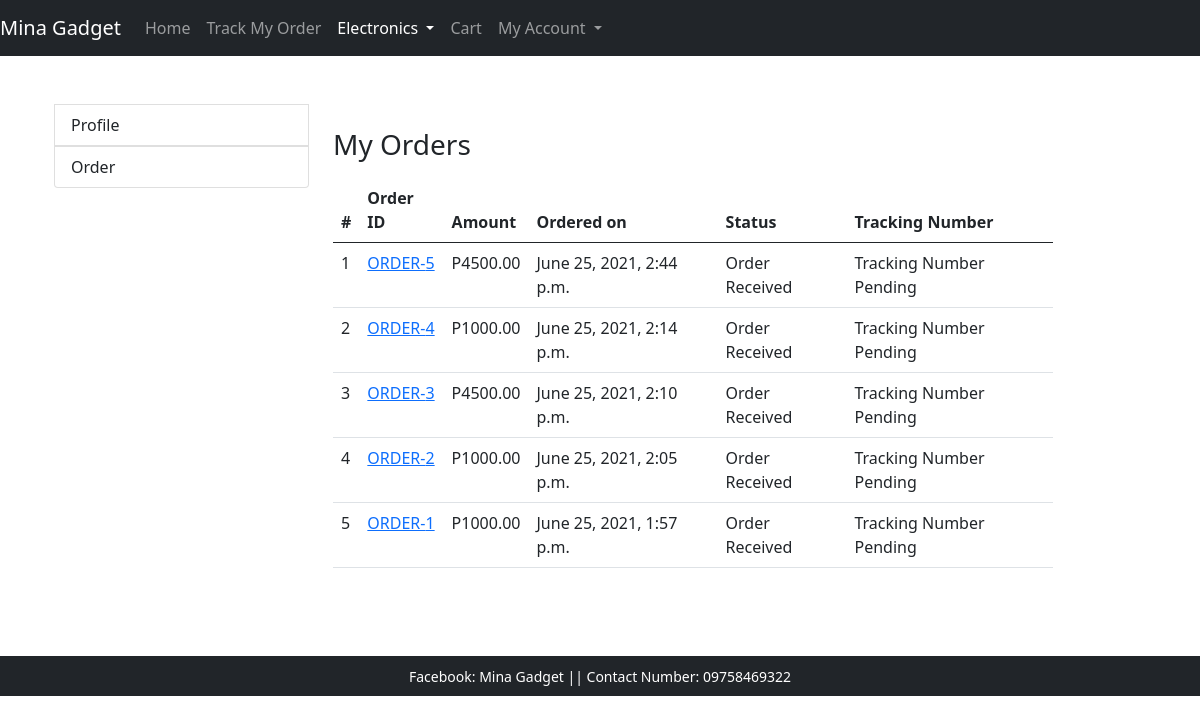
/order/ (signed in), run on an earlier commit of the app's database.
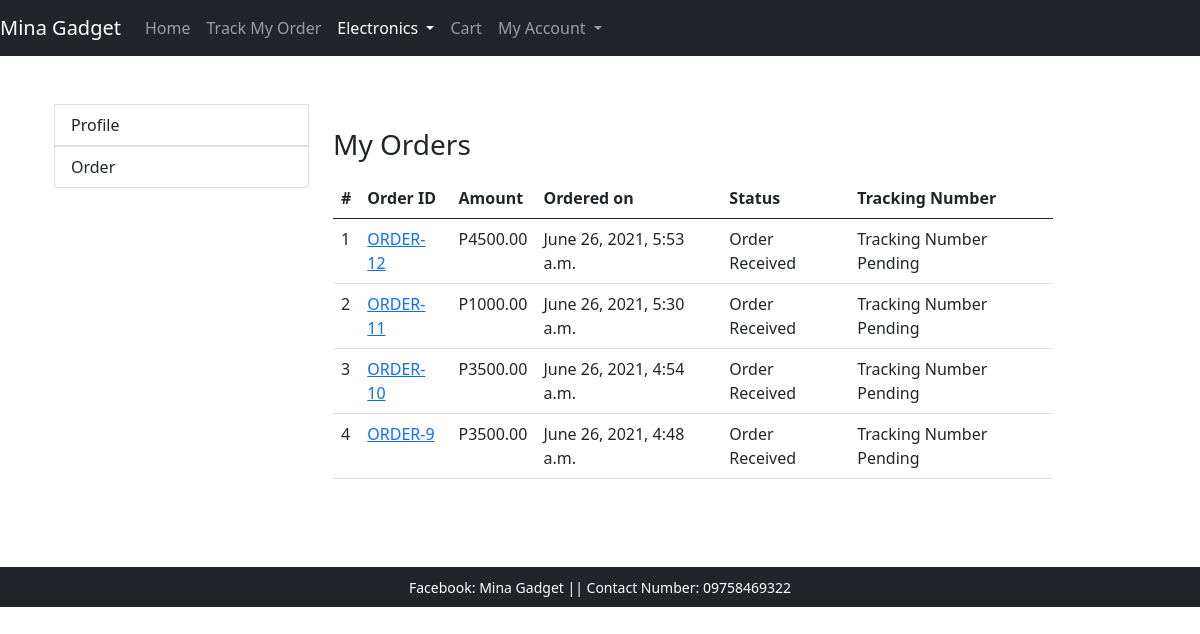
And on a later commit of the database.
### ecomapp/models.py (models this page shows, shortened)
class Order(models.Model):
    cart = models.OneToOneField(Cart, on_delete=models.CASCADE)
    fullname = models.CharField(max_length=200)
    barangay = models.CharField(max_length=200, null=True, blank=True)
    street = models.CharField(max_length=200, null=True, blank=True)
    city = models.CharField(max_length=200, null=True, blank=True)
    province = models.CharField(max_length=200, null=True, blank=True)
    postal = models.IntegerField(null=True, blank=True)
    mobile = models.CharField(max_length=11)
    email = models.EmailField(null=True, blank=True)
    subtotal = models.PositiveIntegerField()
    discount = models.PositiveIntegerField()
    total = models.PositiveIntegerField()
    order_status = models.CharField(max_length=50, choices=ORDER_STATUS)
    created_at = models.DateTimeField(auto_now_add=True)
    payment_completed = models.BooleanField(default=False, null=True, blank=True)
    number = models.CharField(max_length=20)
    transaction_id = models.CharField(max_length=255)

### ecomapp/views.py (the view)
# urls.py: path("order/", MyOrderView.as_view(), name="orderprofile"),
class MyOrderView(TemplateView):
    template_name = "order.html"
    def dispatch(self, request, *args, **kwargs):
        if request.user.is_authenticated and Customer.objects.filter(user=request.user).exists():
            pass
        else:
            return redirect("/login/?next=/profile/")
        return super().dispatch(request, *args, **kwargs)
    def get_context_data(self, **kwargs):
        context = super().get_context_data(**kwargs)
        customer = self.request.user.customer
        context['customer'] = customer
        orders = Order.objects.filter(cart__customer=customer).order_by("-id")
        context["orders"] = orders
        return context

### templates/order.html (shortened to what this page needs)
{% extends 'base.html' %}
{% block content %}
<div class="container my-5">
    <div class="row">
        <div class="col-md-3">
             <div class="list-group">
                <div class="dropdown show">
                    <a class="list-group-item list-group-item-action " role="button" id="dropdownMenuLink" data-toggle="dropdown" aria-haspopup="true" aria-expanded="false">Profile</a>
                </div>
                <a href="{% url 'ecomapp:orderprofile' %}" class="list-group-item list-group-item-action" aria-current="true">Order</a>
             </div>
        </div>
        <div class="col-md-8 my-4">
            <h3>My Orders</h3>
            <table class="table my-3">
                <thead>
                    <tr>
                        <th>#</th>
                        <th>Order ID</th>
                        <th>Amount</th>
                        <th>Ordered on</th>
                        <th>Status</th>
                        <th>Tracking Number</th>
                    </tr>
                </thead>
                <tbody>
                    {% for ord in orders %}
                    <tr>
                        <td>{{forloop.counter}}</td>
                        <td><a href="{% url 'ecomapp:customerorderdetail' ord.pk %}"> ORDER-{{ord.id}}</a></td>
                        <td>P{{ord.total}}.00</td>
                        <td>{{ord.created_at}}</td>
                        <td>{{ord.order_status}}</td>
                        {% if ord.number %}
                            <td>{{ord.number}}</td>
                        {% else %}
                            <td>Tracking Number Pending</td>
                        {% endif %}
                    </tr>
                    {% endfor %}
                </tbody>
            </table>
        </div>
    </div>
</div>
{% endblock %}

### templates/base.html (shortened to what this page needs)
<!DOCTYPE html>
{% load static %}
<html lang="en">
<head>
    <link rel="stylesheet" type="text/css" href="{% static 'css/main.css' %}">
    <link href="https://cdn.jsdelivr.net/npm/bootstrap@5.0.2/dist/css/bootstrap.min.css" rel="stylesheet">
</head>
<body>
    <header>
        <nav class="navbar navbar-expand-lg navbar-dark bg-dark">
            <a class="navbar-brand" href="{% url 'ecomapp:home' %}">Mina Gadget</a>
            <div class="collapse navbar-collapse" id="navbarToggleExternalContent">
                <ul class="navbar-nav mr-auto">
                <li class="nav-item active">
                    <a class="nav-link" href="{% url 'ecomapp:home' %}">Home</a>
                </li>
                <li class="nav-item active">
                    <a class="nav-link" href="{% url 'ecomapp:tracking' %}">Track My Order</a>
                </li>
                <li class="nav-item dropdown">
                    <a class="nav-link dropdown-toggle text-white" href="#" id="navbarDropdown" role="button" data-bs-toggle="dropdown" aria-haspopup="true" aria-expanded="false">
                    Electronics
                    </a>
                </li>
                <li class="nav-item">
                    <a class="nav-link" href="{% url 'ecomapp:mycart' %}">Cart</a>
                </li>
                <li class="nav-item dropdown">
                    <a class="nav-link dropdown-toggle" href="#" id="navbarDropdown" role="button" data-toggle="dropdown" aria-haspopup="true" aria-expanded="false">
                    My Account
                    </a>
                </li>
                </ul>
            </div>
        </nav>
    </header>
    <div class="container">
        {% block content %}
        {% endblock %}
    </div>
    <footer class="container-fluid bg-dark text-center p-2 mt-5">
        <small class="text-white">Facebook: Mina Gadget || Contact Number: 09758469322 </small>
    </footer>
</body>
</html>

What changed in the data, as far as the page shows it:
removed Order: id "5", total "4500", created_at "June 25, 2021, 2:44 p.m.", order_status "Order Received", number "Tracking Number Pending"
removed Order: id "4", total "1000", created_at "June 25, 2021, 2:14 p.m.", order_status "Order Received", number "Tracking Number Pending"
removed Order: id "3", total "4500", created_at "June 25, 2021, 2:10 p.m.", order_status "Order Received", number "Tracking Number Pending"
removed Order: id "2", total "1000", created_at "June 25, 2021, 2:05 p.m.", order_status "Order Received", number "Tracking Number Pending"
removed Order: id "1", total "1000", created_at "June 25, 2021, 1:57 p.m.", order_status "Order Received", number "Tracking Number Pending"
added Order: id "12", total "4500", created_at "June 26, 2021, 5:53 a.m.", order_status "Order Received", number "Tracking Number Pending"
added Order: id "11", total "1000", created_at "June 26, 2021, 5:30 a.m.", order_status "Order Received", number "Tracking Number Pending"
added Order: id "10", total "3500", created_at "June 26, 2021, 4:54 a.m.", order_status "Order Received", number "Tracking Number Pending"
added Order: id "9", total "3500", created_at "June 26, 2021, 4:48 a.m.", order_status "Order Received", number "Tracking Number Pending"
